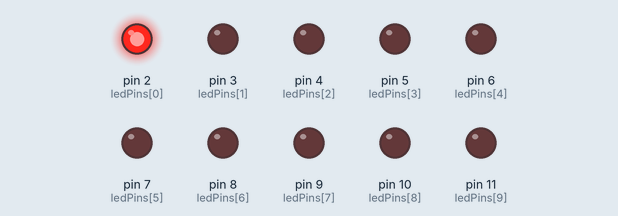
Bench run of a sketch on a simulated Arduino Uno, built with avr-gcc and run on an emulated ATmega328P. On the bench: output pins drawn as LEDs (lit = HIGH).

Above: at 0.1 s.
At 2.2 s:
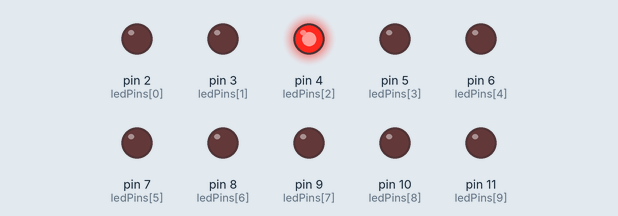
At 4.3 s:
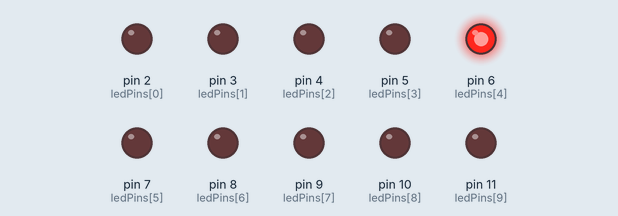
At 8.5 s:
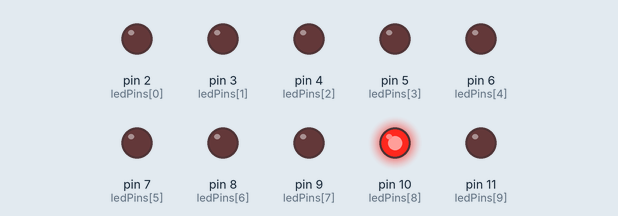
At 21.6 s:
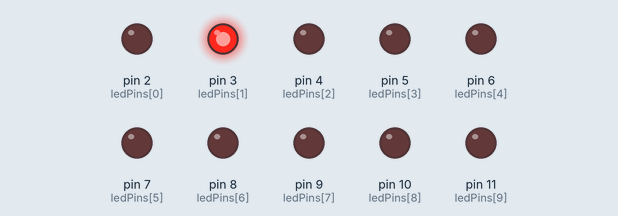
At 30.0 s:
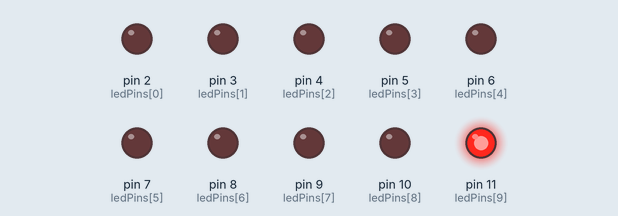
Timing chart, 0 to 40.0 s (numbered marks = the images above):
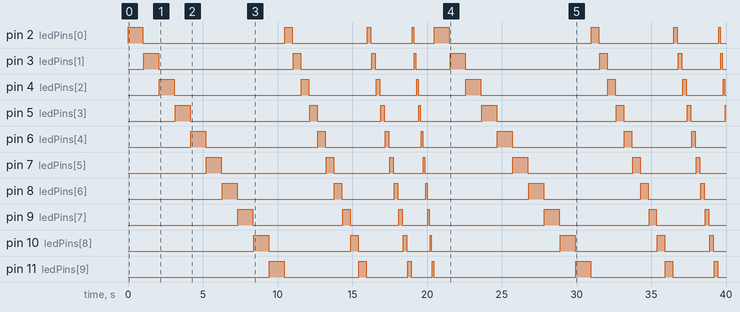

Measured:
- by itself, pin 2 (ledPins[0]): LOW → HIGH at 0.00 s, → LOW 1.0 s later, → HIGH 9.5 s later, → LOW 0.50 s later, … (16 changes in this stretch)
- by itself, pin 3 (ledPins[1]): LOW → HIGH at 1.1 s, → LOW 1.0 s later, → HIGH 9.0 s later, → LOW 0.50 s later, … (16 changes in this stretch)
- by itself, pin 4 (ledPins[2]): LOW → HIGH at 2.1 s, → LOW 1.0 s later, → HIGH 8.5 s later, → LOW 0.50 s later, … (16 changes in this stretch)
- by itself, pin 5 (ledPins[3]): LOW → HIGH at 3.2 s, → LOW 1.0 s later, → HIGH 8.0 s later, → LOW 0.50 s later, … (15 changes in this stretch)
- by itself, pin 6 (ledPins[4]): LOW → HIGH at 4.2 s, → LOW 1.0 s later, → HIGH 7.5 s later, → LOW 0.50 s later, … (14 changes in this stretch)
- by itself, pin 7 (ledPins[5]): LOW → HIGH at 5.3 s, → LOW 1.0 s later, → HIGH 7.0 s later, → LOW 0.50 s later, … (14 changes in this stretch)
- by itself, pin 8 (ledPins[6]): LOW → HIGH at 6.3 s, → LOW 1.0 s later, → HIGH 6.5 s later, → LOW 0.50 s later, … (14 changes in this stretch)
- by itself, pin 9 (ledPins[7]): LOW → HIGH at 7.4 s, → LOW 1.0 s later, → HIGH 6.0 s later, → LOW 0.50 s later, … (14 changes in this stretch)

The sketch:

sketch.ino
```cpp
const int num_out = 10; // сделал на 10 сегментов
const int num_tm = 4;   // число интервалов

const int ledPins[] = {2, 3, 4, 5, 6, 7, 8, 9, 10, 11}; // пины линейки
const int tm_delay[] = {1000, 500, 250, 100}; // интервалы задержек
const int slick_delay = 50; // добавил для большей плавности
void setup() {
  for (int i = 0; i < num_out; ++i) {
    pinMode(ledPins[i], OUTPUT);
  }
}

void loop() {
  for (int i = 0; i < 4; ++i) {
    for (int j = 0; j < num_out; ++j) {
      digitalWrite(ledPins[j], HIGH); // вкл. сегмент
      delay(tm_delay[i]);
      digitalWrite(ledPins[j], LOW); // выкл. сегмент
      // Небольшая задержка. На моем компе при появлении
      // нового сегмента, старый при маленьких задержках
      // не успевает стереться
      delay(slick_delay); // небольшая задержка
    }
  }
}
```
